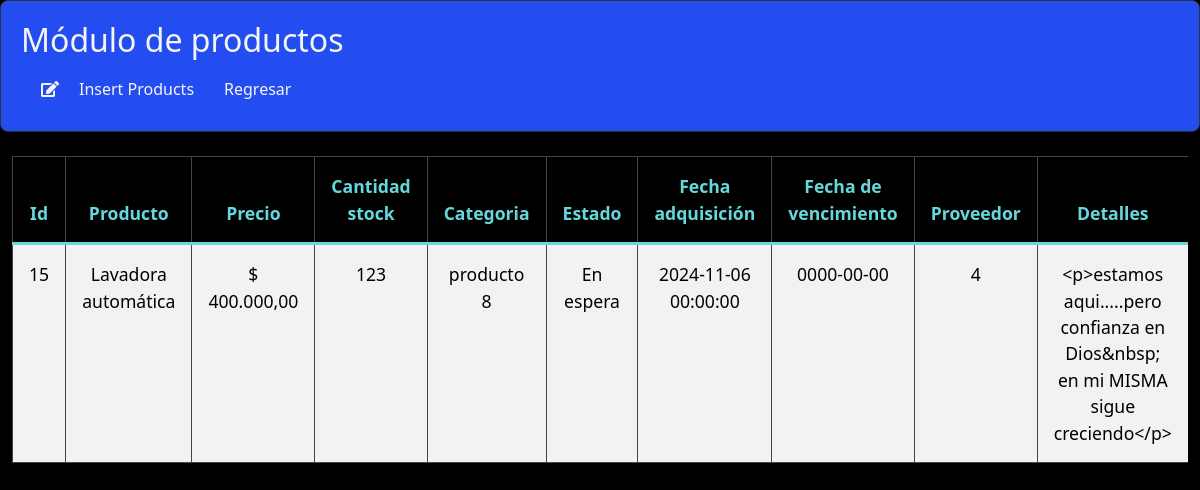
Screenshot of /app/Views/Products/create.php (signed in) with the database file from the repository.
### tables this page shows
CREATE TABLE `productos` (
  `id_producto` int(11) NOT NULL,
  `nombre_producto` varchar(150) NOT NULL,
  `precio` decimal(10,2) NOT NULL,
  `cantidad_stock` int(11) NOT NULL,
  `categoria_productos` varchar(150) NOT NULL,
  `estado` enum('Disponible','No disponible','En espera') NOT NULL,
  `fecha_adquisicion` datetime NOT NULL DEFAULT current_timestamp(),
  `fecha_vencimiento` date NOT NULL DEFAULT current_timestamp(),
  `id_proveedor` int(11) DEFAULT NULL,
  `detalles` varchar(255) DEFAULT NULL,
  `archivo` varchar(255) NOT NULL,
  `codigo_barras` varchar(255) NOT NULL
);

### app/Views/Products/create.php (the view, shortened to what this page needs)
<!DOCTYPE html>
    <html lang="es">
    <head>
        <link href="https://cdn.jsdelivr.net/npm/bootstrap@5.0.2/dist/css/bootstrap.min.css" rel="stylesheet"
>
        <link href="https://cdnjs.cloudflare.com/ajax/libs/font-awesome/5.15.3/css/all.min.css" rel="stylesheet">
    </head>
    <body>
</head>
<body>
    <div class="panel">
        <div class="column">
            <h2>Módulo de productos</h2>
            <ul class="nav">
                <li><i class="fas fa-edit icon"></i><a href='insert.php?da=2'>Insert Products</a></li>
                <li class="nav-item">
                <a class="nav-link" href="/OptimizationPRO/app/main.php">
                                 Regresar
                            </a>
                        </li>
            </ul>
        </div>
    </div>
                <div class="container-fluid">
    <div class="table-container">
        <div class="table-responsive">
            <table class="table table-striped">
                <thead class="thead-light">
                    <tr>
                        <th scope="col">Id</th>
                        <th scope="col">Producto</th>
                        <th scope="col">Precio</th>
                        <th scope="col">Cantidad stock</th>
                        <th scope="col">Categoria</th>
                        <th scope="col">Estado</th>
                        <th scope="col">Fecha adquisición</th>
                        <th scope="col">Fecha de vencimiento</th>
                        <th scope="col">Proveedor</th>
                        <th scope="col">Detalles</th>
                    </tr>
                </thead>
        <tbody>
        <?php
        $mysqli = mysqli_connect(db_host, db_username, db_password, db_dbname);
        mysqli_set_charset($mysqli, 'utf8');
        $consulta = "SELECT * FROM productos ORDER BY id_producto";
        $resultados = $mysqli->query($consulta);
        while ($producto = $resultados->fetch_assoc()) {
        ?>
            <tr>
                <td><?php echo htmlspecialchars($producto['id_producto']); ?></td>
                <td><?php echo htmlspecialchars($producto['nombre_producto']); ?></td>
                <td>$ <?php echo number_format($producto['precio'], 2, ',', '.'); ?></td>
                <td><?php echo htmlspecialchars($producto['cantidad_stock']); ?></td>
                <td><?php echo htmlspecialchars($producto['categoria_productos']); ?></td>
                <td><?php echo htmlspecialchars($producto['estado']); ?></td>
                <td><?php echo htmlspecialchars($producto['fecha_adquisicion']); ?></td>
                <td><?php echo htmlspecialchars($producto['fecha_vencimiento']); ?></td>
                <td><?php echo htmlspecialchars($producto['id_proveedor']); ?></td>
                <td><?php echo htmlspecialchars($producto['detalles']); ?></td>
            </tr>
        <?php
        }
        ?>
        </tbody>
    </table>
</body>
</html>

### app/Views/Products/create.php (style rules this page uses)
body { background-color: #000; color: #f5f5f5; }
.panel { display: flex; justify-content: space-between; border: 1px solid #333; padding: 20px; border-radius: 8px; background-color: #234DF0; }
.column { width: 48%; }
h2 { color: whitesmoke; }
.nav { display: flex; align-items: center; float: left; margin-left: 20px; }
.nav a { color: whitesmoke; text-decoration: none; padding: 10px; font-size: 16px; margin-left: 10px; }
.table-container { width: 100%; margin: 0 auto; }
.table { width: 100%; table-layout: auto; word-wrap: break-word; color: #fff; background-color: #818274; }
.table th, .table td { border: 1px solid #444; padding: 1rem; font-size: 1.1rem; text-align: center; }
.table th { background-color: #000000; color: #65D8DB; font-weight: bold; border-bottom: 3px solid #ff6f61; }
.table tbody tr { background-color: #000; }
.table tbody tr:nth-of-type(odd) { background-color: #fff; color: #000; }
.table-responsive { margin-top: 1.5rem; overflow-x: auto; }

### rows the page displays
productos: id_producto "15", nombre_producto "Lavadora automática", precio "400.000,00", cantidad_stock "123", categoria_productos "producto 8", estado "En espera", fecha_adquisicion "2024-11-06 00:00:00", fecha_vencimiento "0000-00-00", id_proveedor "4", detalles "<p>estamos aqui.....pero confianza en Dios&nbsp; en mi MISMA sigue creciendo</p>"
